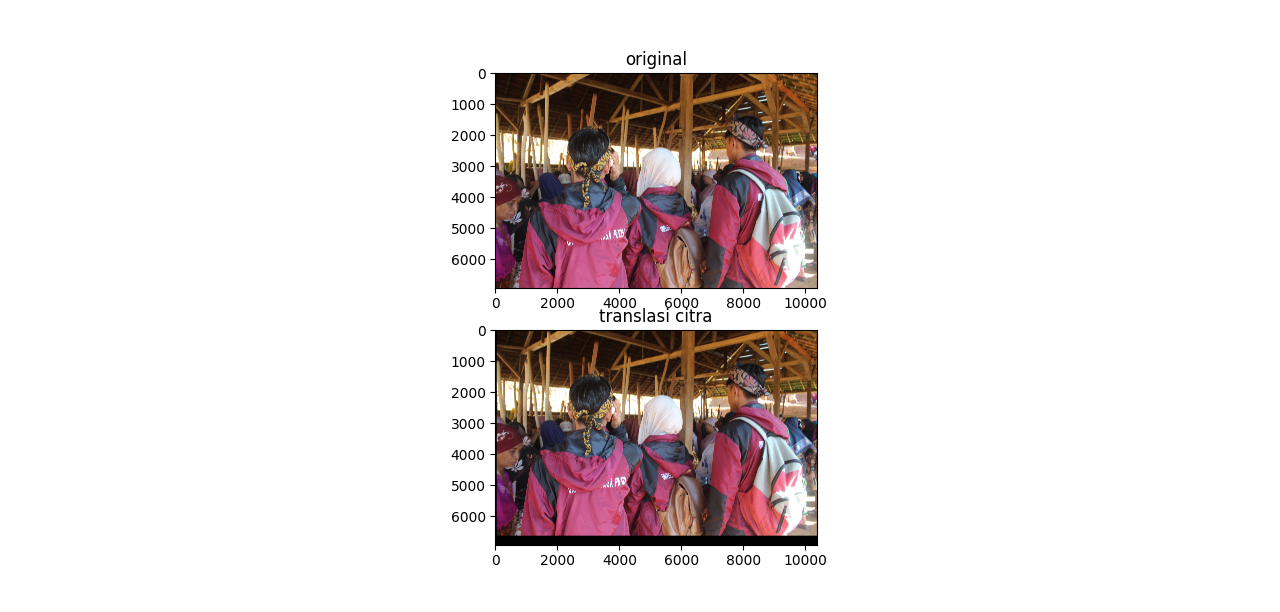

Here is the Python script that generated this plot:
import imageio.v3 as img
import numpy as np
import matplotlib.pyplot as plt

def Translasi(image, shiftX, shiftY):
    imgTranslasi = np.roll(image, shift=shiftY, axis=0) # Geser vertikal
    imgTranslasi = np.roll(imgTranslasi, shift=shiftX, axis=1) # Geser horizontal
    # Mengisi bagian yang kosong dengan warna hitam (0)
    if shiftY > 0:
        imgTranslasi[:shiftY, :] = 0 # Bagian atas jika geser ke bawah
    elif shiftY < 0:
        imgTranslasi[shiftY:, :] = 0 # Bagian bawah jika geser ke atas
    if shiftX > 0:
        imgTranslasi[:, :shiftX] = 0 # Bagian kiri jika geser ke kanan
    elif shiftX < 0:
        imgTranslasi[:, shiftX:] = 0 # Bagian kanan jika geser ke kiri
    return imgTranslasi

image = img.imread("kkn.JPG")
imgResult = Translasi(image, shiftX=50, shiftY=-300)

plt.figure(figsize=(10,10))
plt.subplot(2,1,1)
plt.imshow(image)
plt.title('original')

plt.subplot(2,1,2)
plt.imshow(imgResult)
plt.title('translasi citra')
plt.show()
